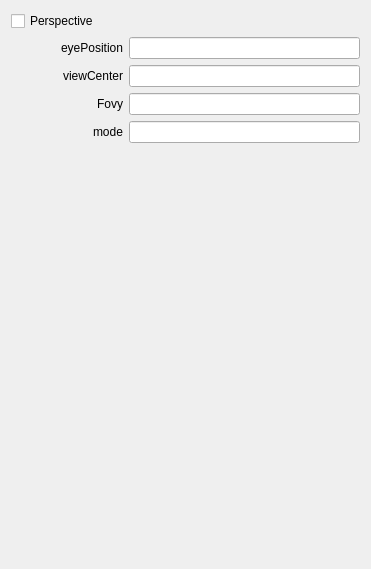
<?xml version="1.0" encoding="UTF-8"?>
<ui version="4.0">
 <class>OsgCameraForm</class>
 <widget class="QWidget" name="OsgCameraForm">
  <property name="geometry">
   <rect>
    <x>0</x>
    <y>0</y>
    <width>371</width>
    <height>569</height>
   </rect>
  </property>
  <property name="windowTitle">
   <string>Form</string>
  </property>
  <layout class="QGridLayout" name="gridLayout">
   <item row="1" column="0">
    <widget class="QLabel" name="label">
     <property name="text">
      <string>eyePosition</string>
     </property>
     <property name="alignment">
      <set>Qt::AlignRight|Qt::AlignTrailing|Qt::AlignVCenter</set>
     </property>
    </widget>
   </item>
   <item row="1" column="1" colspan="2">
    <widget class="QLineEdit" name="eyePositionEdit"/>
   </item>
   <item row="2" column="0">
    <widget class="QLabel" name="label_2">
     <property name="text">
      <string>viewCenter</string>
     </property>
     <property name="alignment">
      <set>Qt::AlignRight|Qt::AlignTrailing|Qt::AlignVCenter</set>
     </property>
    </widget>
   </item>
   <item row="2" column="1" colspan="2">
    <widget class="QLineEdit" name="viewCenterEdit"/>
   </item>
   <item row="3" column="0">
    <widget class="QLabel" name="label_3">
     <property name="text">
      <string>Fovy</string>
     </property>
     <property name="alignment">
      <set>Qt::AlignRight|Qt::AlignTrailing|Qt::AlignVCenter</set>
     </property>
    </widget>
   </item>
   <item row="3" column="1" colspan="2">
    <widget class="QLineEdit" name="fovyEdit"/>
   </item>
   <item row="4" column="0">
    <widget class="QLabel" name="label_4">
     <property name="text">
      <string>mode</string>
     </property>
     <property name="alignment">
      <set>Qt::AlignRight|Qt::AlignTrailing|Qt::AlignVCenter</set>
     </property>
    </widget>
   </item>
   <item row="5" column="0">
    <spacer name="verticalSpacer">
     <property name="orientation">
      <enum>Qt::Vertical</enum>
     </property>
     <property name="sizeHint" stdset="0">
      <size>
       <width>20</width>
       <height>397</height>
      </size>
     </property>
    </spacer>
   </item>
   <item row="4" column="1" colspan="2">
    <widget class="QLineEdit" name="modeEdit">
     <property name="readOnly">
      <bool>true</bool>
     </property>
    </widget>
   </item>
   <item row="0" column="0" colspan="3">
    <widget class="QCheckBox" name="checkBox">
     <property name="text">
      <string>Perspective</string>
     </property>
    </widget>
   </item>
  </layout>
 </widget>
 <resources/>
 <connections/>
</ui>
